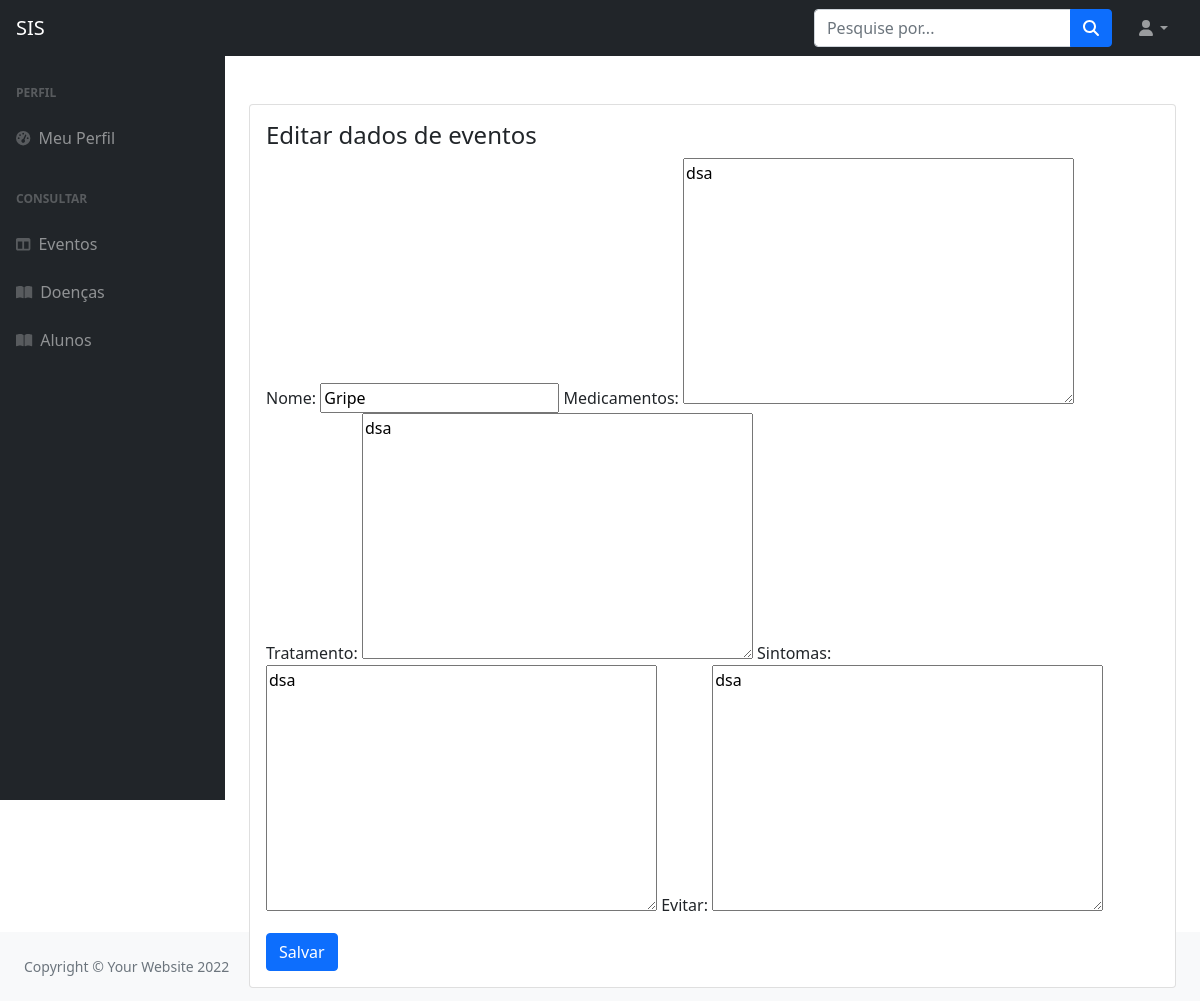
The page /doencas/editar/1 (signed in) on the database its author committed.
### doencas/models.py (models this page shows)
class Doenca(models.Model):
    enfermeiro = models.ForeignKey(Enfermeiro, on_delete=models.SET_NULL, null=True)
    nome = models.CharField(max_length=200)
    medicamentos = models.TextField()
    tratamento = models.TextField()
    sintomas = models.TextField()
    evitar = models.TextField()

### doencas/views.py (the view)
# urls.py: path('editar/<int:doenca_id>', views.editar, name="editar"),
@login_required
def editar(request, doenca_id):
    Enfermeiro.objects.get(user=request.user)
    doenca = Doenca.objects.get(pk=doenca_id)
    if request.POST:
        form = DoencaForm(request.POST, instance=doenca)
        if form.is_valid():
            form.save()
            return HttpResponseRedirect("/doencas")
    else:
        form = DoencaForm(instance=doenca)
    context = {
        'form': form,
        'doenca_id': doenca_id
    }
    return render(request, 'doencas/editar.html', context)

### doencas/forms.py
class DoencaForm(ModelForm):
  class Meta:
    model = Doenca
    exclude = ['enfermeiro']
    fields = '__all__'

### templates/doencas/editar.html (shortened to what this page needs)
{% extends '_base.html' %}
{% load bootstrap %}
{% block content %}
<div class="row">
    <div class="col-12">
        <div class="card">
            <div class="card-body">
                <h4 class="card-title">Editar dados de eventos</h4>
                <form method="post">
                    {{form|bootstrap}}
                    <input type="submit" class="btn btn-primary mt-3" value="Salvar">
                </form>
            </div>
        </div>
    </div>
</div>
{% endblock %}

### rows shown on the page
Doenca: nome "Gripe", medicamentos "dsa", tratamento "dsa", sintomas "dsa", evitar "dsa"
